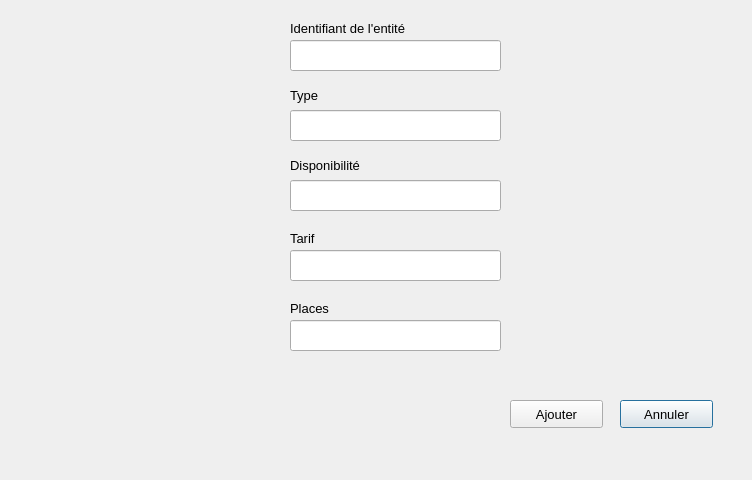
<?xml version="1.0" encoding="UTF-8"?>
<ui version="4.0">
 <class>ajouterE</class>
 <widget class="QDialog" name="ajouterE">
  <property name="geometry">
   <rect>
    <x>0</x>
    <y>0</y>
    <width>752</width>
    <height>480</height>
   </rect>
  </property>
  <property name="windowTitle">
   <string>Dialog</string>
  </property>
  <widget class="QPushButton" name="pushButton">
   <property name="geometry">
    <rect>
     <x>620</x>
     <y>400</y>
     <width>93</width>
     <height>28</height>
    </rect>
   </property>
   <property name="font">
    <font>
     <pointsize>10</pointsize>
    </font>
   </property>
   <property name="text">
    <string>Annuler</string>
   </property>
  </widget>
  <widget class="QPushButton" name="pushButton_2">
   <property name="geometry">
    <rect>
     <x>510</x>
     <y>400</y>
     <width>93</width>
     <height>28</height>
    </rect>
   </property>
   <property name="font">
    <font>
     <pointsize>10</pointsize>
    </font>
   </property>
   <property name="text">
    <string>Ajouter</string>
   </property>
  </widget>
  <widget class="QLineEdit" name="lineEdit_id">
   <property name="geometry">
    <rect>
     <x>290</x>
     <y>40</y>
     <width>211</width>
     <height>31</height>
    </rect>
   </property>
  </widget>
  <widget class="QLineEdit" name="lineEdit_type">
   <property name="geometry">
    <rect>
     <x>290</x>
     <y>110</y>
     <width>211</width>
     <height>31</height>
    </rect>
   </property>
  </widget>
  <widget class="QLineEdit" name="lineEdit_dispo">
   <property name="geometry">
    <rect>
     <x>290</x>
     <y>180</y>
     <width>211</width>
     <height>31</height>
    </rect>
   </property>
  </widget>
  <widget class="QLineEdit" name="lineEdit_tarif">
   <property name="geometry">
    <rect>
     <x>290</x>
     <y>250</y>
     <width>211</width>
     <height>31</height>
    </rect>
   </property>
  </widget>
  <widget class="QLineEdit" name="lineEdit_places">
   <property name="geometry">
    <rect>
     <x>290</x>
     <y>320</y>
     <width>211</width>
     <height>31</height>
    </rect>
   </property>
  </widget>
  <widget class="QLabel" name="label">
   <property name="geometry">
    <rect>
     <x>290</x>
     <y>20</y>
     <width>191</width>
     <height>16</height>
    </rect>
   </property>
   <property name="font">
    <font>
     <pointsize>10</pointsize>
    </font>
   </property>
   <property name="text">
    <string>Identifiant de l'entité</string>
   </property>
  </widget>
  <widget class="QLabel" name="label_2">
   <property name="geometry">
    <rect>
     <x>290</x>
     <y>85</y>
     <width>55</width>
     <height>21</height>
    </rect>
   </property>
   <property name="font">
    <font>
     <pointsize>10</pointsize>
    </font>
   </property>
   <property name="text">
    <string>Type</string>
   </property>
  </widget>
  <widget class="QLabel" name="label_3">
   <property name="geometry">
    <rect>
     <x>290</x>
     <y>155</y>
     <width>91</width>
     <height>21</height>
    </rect>
   </property>
   <property name="font">
    <font>
     <pointsize>10</pointsize>
    </font>
   </property>
   <property name="text">
    <string>Disponibilité</string>
   </property>
  </widget>
  <widget class="QLabel" name="label_4">
   <property name="geometry">
    <rect>
     <x>290</x>
     <y>230</y>
     <width>55</width>
     <height>16</height>
    </rect>
   </property>
   <property name="font">
    <font>
     <pointsize>10</pointsize>
    </font>
   </property>
   <property name="text">
    <string>Tarif</string>
   </property>
  </widget>
  <widget class="QLabel" name="label_5">
   <property name="geometry">
    <rect>
     <x>290</x>
     <y>300</y>
     <width>55</width>
     <height>16</height>
    </rect>
   </property>
   <property name="font">
    <font>
     <pointsize>10</pointsize>
    </font>
   </property>
   <property name="text">
    <string>Places</string>
   </property>
  </widget>
  <widget class="QLabel" name="label_6">
   <property name="geometry">
    <rect>
     <x>50</x>
     <y>80</y>
     <width>191</width>
     <height>231</height>
    </rect>
   </property>
   <property name="styleSheet">
    <string notr="true">image: url(:/ae.jpg.png);</string>
   </property>
   <property name="text">
    <string/>
   </property>
  </widget>
 </widget>
 <resources/>
 <connections/>
</ui>
